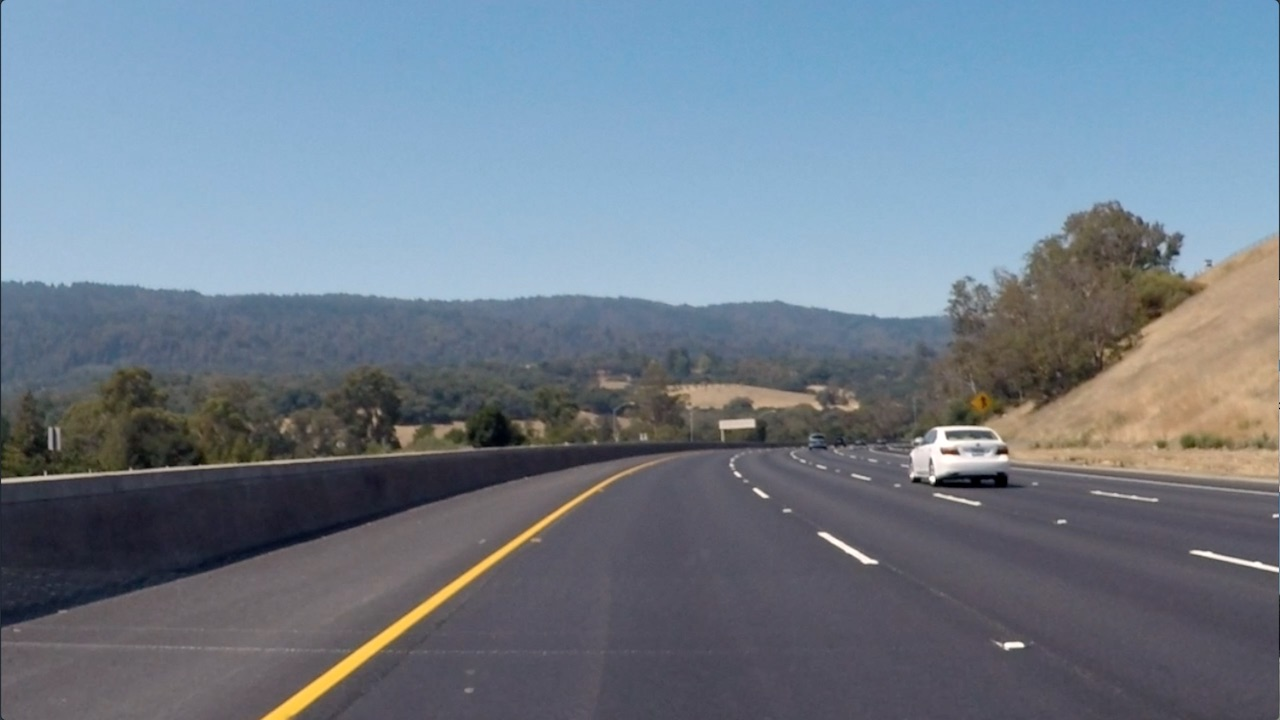
#> input picture images/curved-lane.jpg, 1280 x 720 px
$ python -i combine_threshold.py   (imports and definitions only)   (older library calls are emulated)
#> lines starting #> are read from the running program, lines starting #| are printed output that depends on the picture
import cv2
import numpy as np
import matplotlib.pyplot as plt
import matplotlib.image as mpimg


def abs_sobel_thresh(img, orient='x', sobel_kernel=3, thresh=(0, 255)):
    # Calculate directional gradient
    # Apply threshold
#> called with orient = 'x', sobel_kernel = 3, thresh = (0, 255)
    gray = cv2.cvtColor(img, cv2.COLOR_RGB2GRAY)
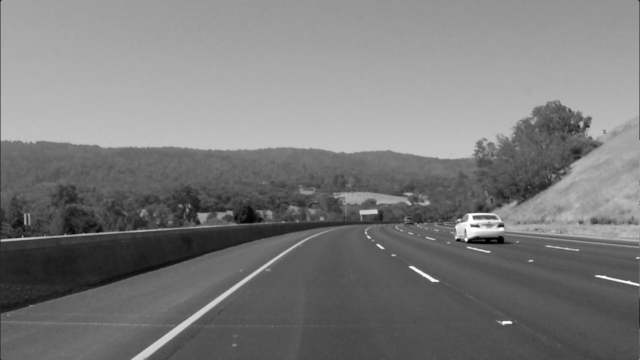
#> gray: shape (720, 1280) (shown at 1/2 size); min 0, max 255, mean 122.7
    sobelx = cv2.Sobel(gray, cv2.CV_64F, 1, 0, ksize=sobel_kernel)
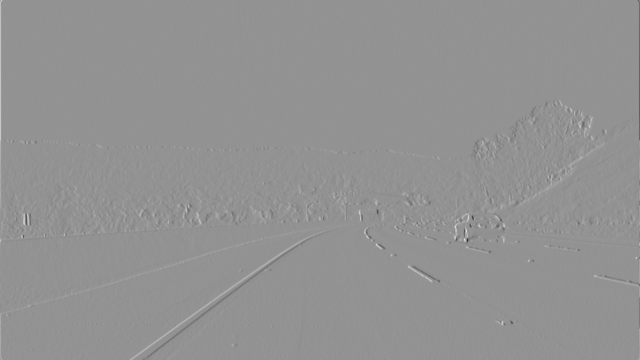
#> sobelx: shape (720, 1280) float64 (shown at 1/2 size); min -768, max 567, mean 0.3; drawn with min black and max white
    sobely = cv2.Sobel(gray, cv2.CV_64F, 0, 1, ksize=sobel_kernel)
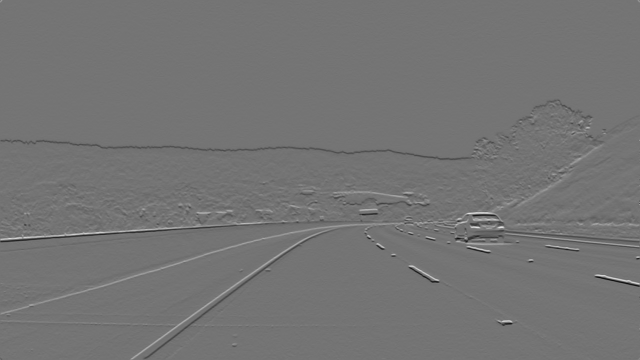
#> sobely: shape (720, 1280) float64 (shown at 1/2 size); min -538, max 641, mean -0.7; drawn with min black and max white

    grad_dirc = np.arctan2(np.absolute(sobely), np.absolute(sobelx))
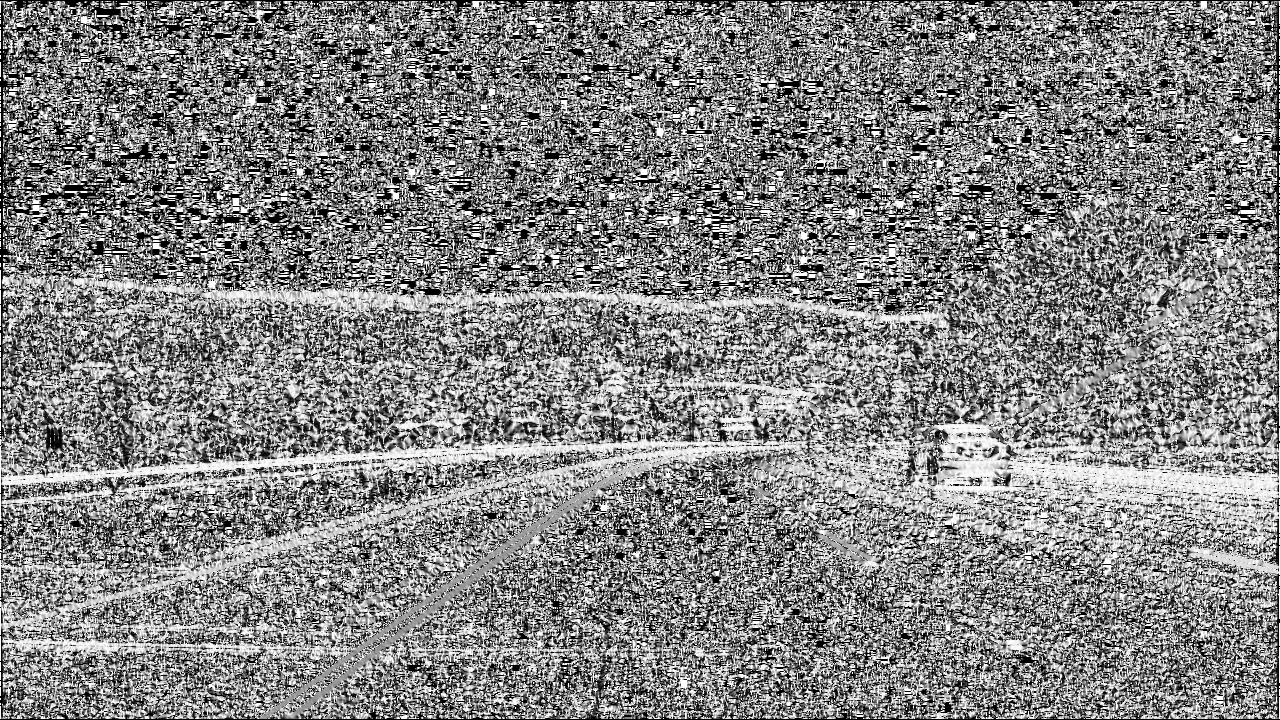
#> grad_dirc: shape (720, 1280) float64; min 0, max 1.57, mean 0.815; drawn with min black and max white
    grad_binary = np.zeros_like(grad_dirc)
    grad_binary[(grad_dirc >= thresh[0]) & (grad_dirc <= thresh[1])] = 1
    return grad_binary


# [11 lines left out: functions mag_thresh, dir_threshold, not called in this run]


# Choose a Sobel kernel size
ksize = 3  # Choose a larger odd number to smooth gradient measurements

# Apply each of the thresholding functions
# [1 line that did not run here, left out]
# [1 line that did not run here, left out]
# [1 line that did not run here, left out]
# [1 line that did not run here, left out]

>>> import cv2
>>> picture = cv2.cvtColor(cv2.imread('../images/curved-lane.jpg'), cv2.COLOR_BGR2RGB)
>>> result = abs_sobel_thresh(picture)
#> result: shape (720, 1280) float64; every value is 1

$ run again, on images/exit-ramp.jpg
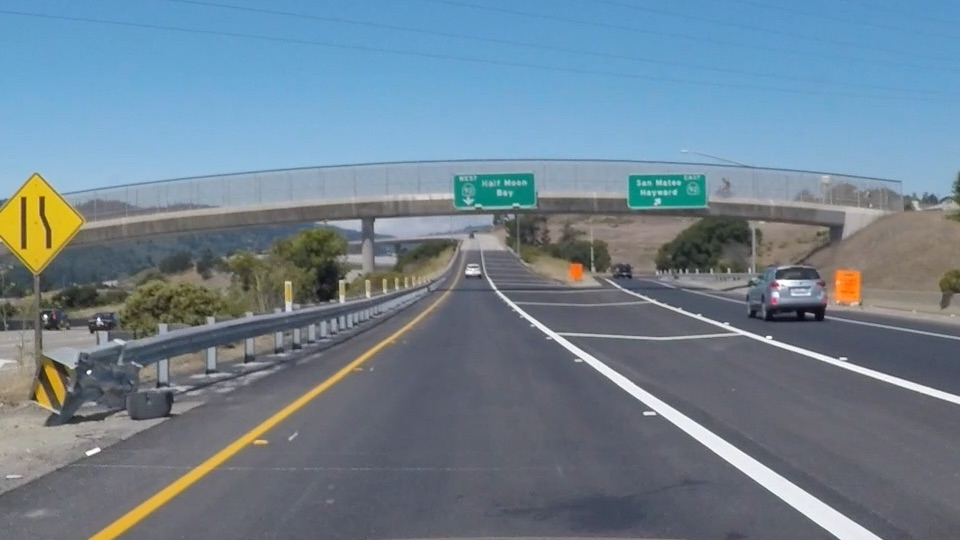
#> input picture images/exit-ramp.jpg, 960 x 540 px
#> in abs_sobel_thresh, `sobely = cv2.Sobel(gray, cv2.CV_64F, 0, 1, ksize=sobel_kernel)`:
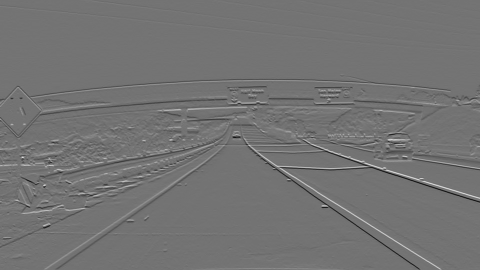
#> sobely: shape (540, 960) float64 (shown at 1/2 size); min -582, max 703, mean -0.4; drawn with min black and max white
#> in abs_sobel_thresh, `grad_dirc = np.arctan2(np.absolute(sobely), np.absolute(sobelx))`:
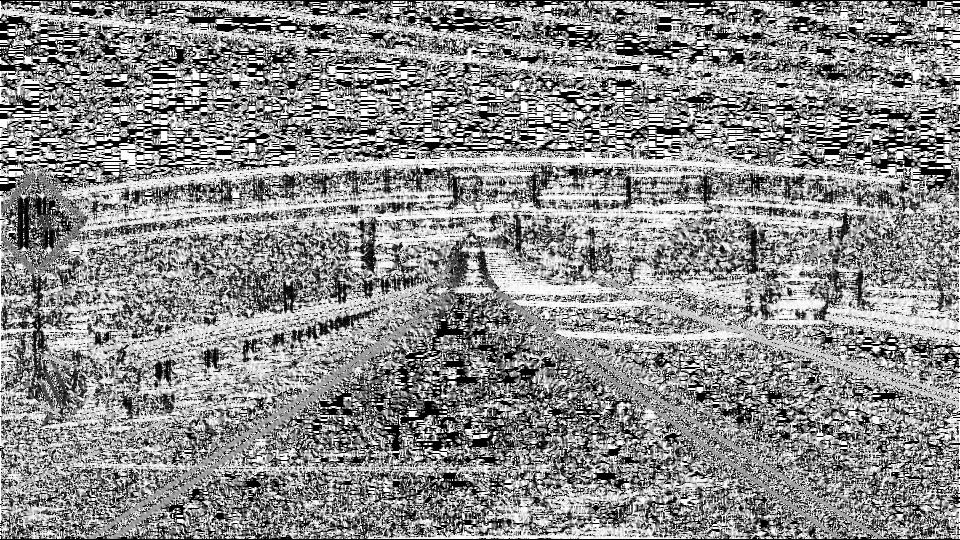
#> grad_dirc: shape (540, 960) float64; min 0, max 1.57, mean 0.867; drawn with min black and max white
#> result: shape (540, 960) float64; every value is 1

$ run again, on images/test.jpg
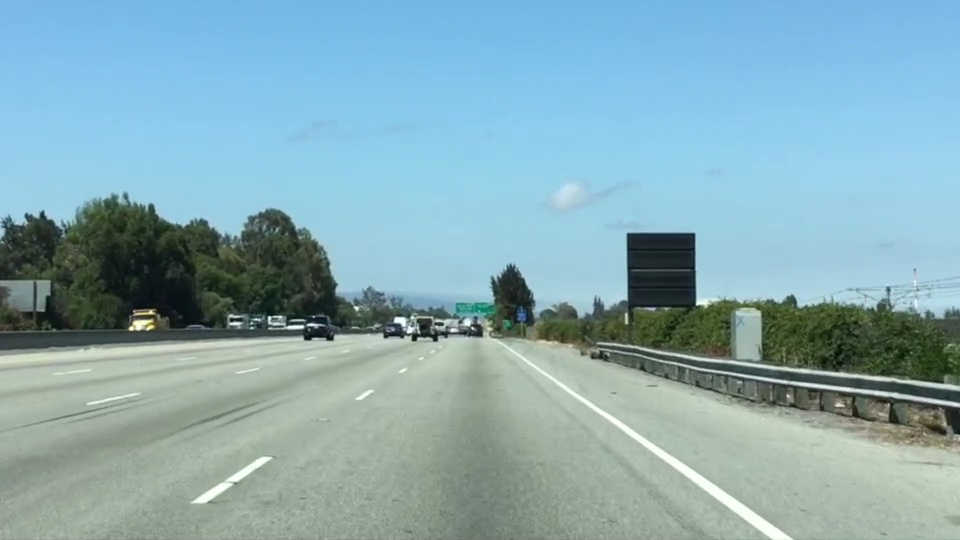
#> input picture images/test.jpg, 960 x 540 px
#> in abs_sobel_thresh, `sobely = cv2.Sobel(gray, cv2.CV_64F, 0, 1, ksize=sobel_kernel)`:
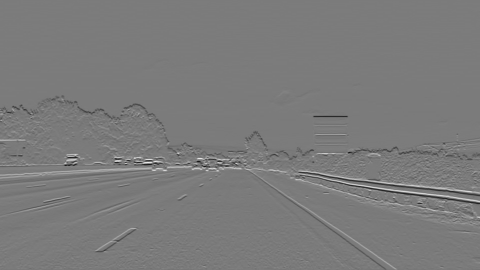
#> sobely: shape (540, 960) float64 (shown at 1/2 size); min -690, max 736, mean -0.2; drawn with min black and max white
#> in abs_sobel_thresh, `grad_dirc = np.arctan2(np.absolute(sobely), np.absolute(sobelx))`:
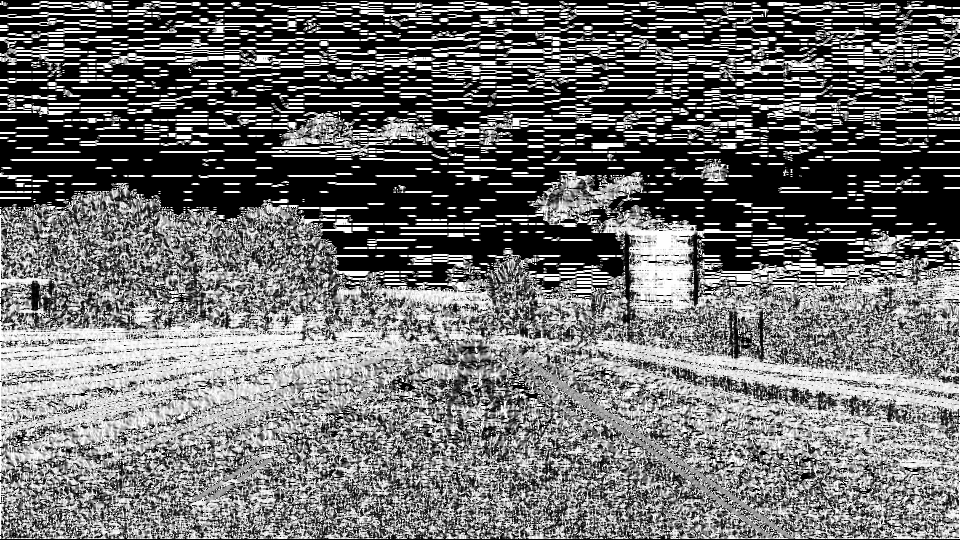
#> grad_dirc: shape (540, 960) float64; min 0, max 1.57, mean 0.683; drawn with min black and max white
#> result: shape (540, 960) float64; every value is 1
